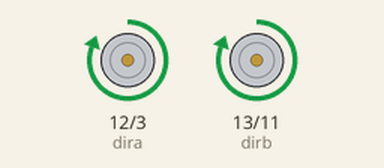
The sketch below on a simulated Arduino Uno, built with avr-gcc and run on an emulated ATmega328P. Parts: direction and speed pins drawn as motors (green arrow = direction pin HIGH = forward, orange = LOW = backward, longer = more drive).

Above: at 0.5 s.
Timing chart, 0 to 4.6 s (numbered marks = the images above):
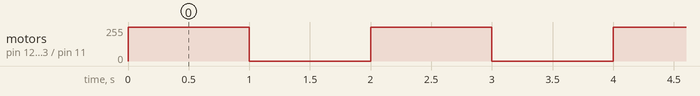

Measured:
- by itself, motor on pin 12 (dira) / pin 3 (pwma), motor on pin 13 (dirb) / pin 11 (pwmb): alternates forward 255/255 for 1.0 s and stopped for 1.0 s

The sketch:

Motor_Driving.ino
```cpp
 int pwma = 3;      // Power pin for A
int dira = 12;     // Direction pin for A
int pwmb = 11;     // Power pin for B
int dirb = 13;     // Direction pin for B

void setup() {
 // Initializes all of the variables
  pinMode(dira, OUTPUT);
  pinMode(pwma, OUTPUT);
  pinMode(pwmb, OUTPUT);
  pinMode(dirb, OUTPUT);
}

void loop() {
 // Note: The power output can go from 0 (not driving) to 255 (full power).
  // Note 2: The direction output can be set as either HIGH or LOW for
  // either wheel. HIGH means that the wheel is going forward,
  // and LOW means that the wheel is going backward. Setting one wheel to HIGH
  // and one wheel to LOW will result in the car turning.

  // Tells the car to drive forward, on full power.
  digitalWrite(dira, HIGH);
  analogWrite(pwma, 255);
  digitalWrite(dirb, HIGH);
  analogWrite(pwmb, 255);
  // Waits for one second (1000 milliseconds) until taking further commands.
  delay(1000);
  // Tells the car to stop, by changing both power outputs to zero.
  digitalWrite(dira, HIGH);
  analogWrite(pwma, 0);
  digitalWrite(dirb, HIGH);
  analogWrite(pwmb, 0);
  // Waits for one second until restarting from the beginning of the loop.
  delay(1000);
}
```
